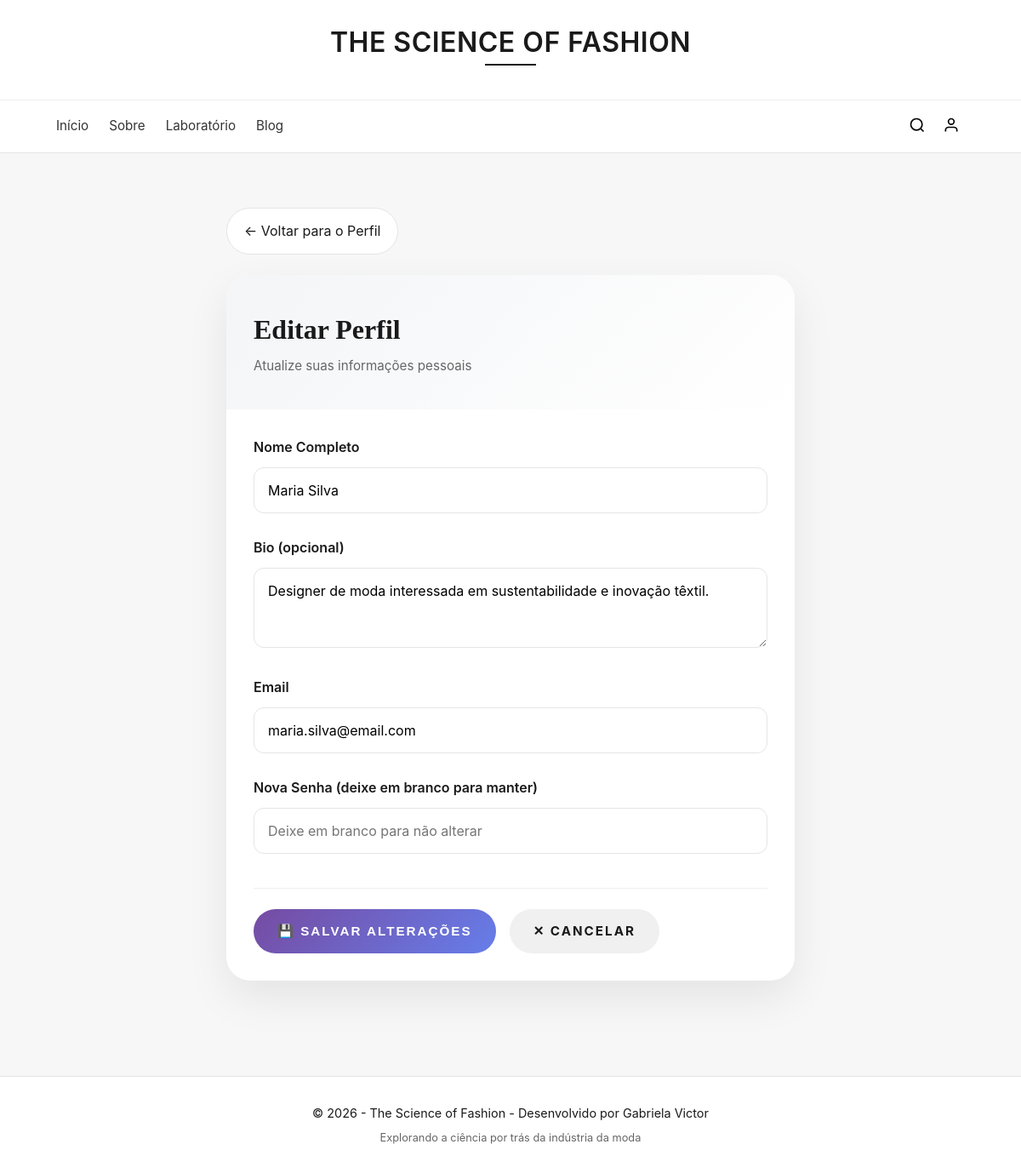
The app's page /usuarios/editar (signed in) with its own data.
### models.py (models this page shows)
class Usuario(SQLModel, table=True):
    id: Optional[int] = Field(default=None, primary_key=True)
    nome: str
    username: str = Field(index=True, unique=True)
    email: str = Field(unique=True)
    senha: str
    bio: Optional[str] = None
    comentarios: List["Comentario"] = Relationship(back_populates="usuario")
    fibras_favoritas: List["Fibra"] = Relationship(back_populates="usuarios_que_favoritaram", link_model=FavoritoFibra)
    posts_favoritos: List["Post"] = Relationship(back_populates="usuarios_que_favoritaram", link_model=FavoritoPost)

### main.py (the view)
@app.get("/usuarios/editar", response_class=HTMLResponse)
async def form_editar_usuario(
    request: Request,
    usuario: Optional[Usuario] = Depends(get_usuario_logado)
):
    if not usuario:
        return RedirectResponse(url="/login", status_code=303)
    if "HX-Request" in request.headers:
        return templates.TemplateResponse(request, "partials/editar_perfil_content.html", {"usuario": usuario})
    return templates.TemplateResponse(request, "editar_perfil.html", {"usuario": usuario})

### templates/editar_perfil.html (shortened to what this page needs)
{% extends "base.html" %}
{% block content %}
<div id="editar-perfil-container">
    {% include "partials/editar_perfil_content.html" %}
</div>
{% endblock %}

### templates/partials/editar_perfil_content.html
<div class="editar-perfil-content-root">
    <div class="back-link">
        <a href="/perfil"
           hx-get="/perfil"
           hx-target="#main-content"
           hx-push-url="true"
           class="btn-back">
            ← Voltar para o Perfil
        </a>
    </div>
    <div class="editar-perfil-card">
        <div class="editar-perfil-header">
            <h1>Editar Perfil</h1>
            <p>Atualize suas informações pessoais</p>
        </div>
        <form class="editar-perfil-form"
              hx-put="/usuarios/editar"
              hx-target="#main-content"
              hx-swap="innerHTML">
            <div class="form-group">
                <label for="nome">Nome Completo</label>
                <input type="text"
                       id="nome"
                       name="nome"
                       value="{{ usuario.nome }}"
                       placeholder="Seu nome completo"
                       class="form-input">
            </div>
            <div class="form-group">
                <label for="bio">Bio (opcional)</label>
                <textarea id="bio"
                          name="bio"
                          placeholder="Conte um pouco sobre você"
                          rows="3"
                          class="form-textarea">{{ usuario.bio or '' }}</textarea>
            </div>
            <div class="form-group">
                <label for="email">Email</label>
                <input type="email"
                       id="email"
                       name="email"
                       value="{{ usuario.email }}"
                       placeholder="seu@email.com"
                       class="form-input">
            </div>
            <div class="form-group">
                <label for="senha">Nova Senha (deixe em branco para manter)</label>
                <input type="password"
                       id="senha"
                       name="senha"
                       placeholder="Deixe em branco para não alterar"
                       class="form-input">
            </div>
            <div class="form-actions">
                <button type="submit" class="btn btn-primary">
                    💾 Salvar Alterações
                </button>
                <a href="/perfil"
                   hx-get="/perfil"
                   hx-target="#main-content"
                   hx-push-url="true"
                   class="btn btn-secondary">
                    ✕ Cancelar
                </a>
            </div>
        </form>
    </div>
</div>

### static/css/base.css (style rules this page uses)
* { margin: 0; padding: 0; box-sizing: border-box; }
body { font-family: -apple-system, BlinkMacSystemFont, "Segoe UI", Roboto, sans-serif; background: #f7f7f8; color: #1a1a1a; line-height: 1.5; }

### static/css/index.css (style rules this page uses)
.btn-primary, .btn-secondary { display: inline-block; padding: 1rem 2.5rem; text-decoration: none; font-size: 0.8rem; font-weight: 600; text-transform: uppercase; letter-spacing: 2px; transition: all 0.3s ease; border: 1px solid #1a1a1a; }
.btn-primary { background: #1a1a1a; color: #fff; }
.btn-secondary { background: transparent; color: #1a1a1a; }

### static/css/pages/fibra_detalhes_content.css (style rules this page uses)
.back-link { margin-bottom: 1.5rem; }
.btn-back { display: inline-flex; align-items: center; gap: 0.5rem; padding: 0.9rem 1.25rem; border-radius: 999px; border: 1px solid #e5e5e5; background: #fff; color: #1a1a1a; text-decoration: none; transition: all 0.2s ease; }

### static/css/pages/blog.css (style rules this page uses)
.back-link { margin-bottom: 1.5rem; }
.btn-back { display: inline-flex; align-items: center; gap: 0.5rem; padding: 0.9rem 1.25rem; border-radius: 999px; border: 1px solid #e5e5e5; background: #fff; color: #1a1a1a; text-decoration: none; transition: all 0.2s ease; }

### static/css/pages/perfil.css (style rules this page uses)
.editar-perfil-content-root { max-width: 700px; margin: 0 auto; padding: 2rem 1rem 4rem; }
.editar-perfil-card { background: #fff; border-radius: 28px; overflow: hidden; box-shadow: 0 20px 50px rgba(0, 0, 0, 0.08); }
.editar-perfil-header { background: linear-gradient(135deg, #f4f5f7 0%, #ffffff 100%); padding: 2.5rem 2rem; }
.editar-perfil-header h1 { font-size: 2rem; margin-bottom: 0.5rem; color: #1a1a1a; font-family: 'Playfair Display', serif; }
.editar-perfil-header p { color: #666; font-size: 0.95rem; }
.editar-perfil-form { padding: 2rem; }
.form-group { margin-bottom: 1.75rem; }
.form-group label { display: block; font-weight: 600; margin-bottom: 0.75rem; color: #1a1a1a; }
.form-input, .form-textarea { width: 100%; padding: 1rem; border: 1px solid #e5e5e5; border-radius: 12px; font-size: 1rem; font-family: inherit; transition: all 0.2s ease; }
.form-textarea { resize: vertical; }
.form-actions { display: flex; gap: 1rem; justify-content: flex-start; margin-top: 2.5rem; padding-top: 1.5rem; border-top: 1px solid #eee; }
.form-actions .btn { padding: 0.9rem 1.75rem; border-radius: 999px; font-weight: 700; transition: all 0.2s ease; text-decoration: none; border: none; cursor: pointer; font-size: 0.95rem; }
.form-actions .btn-primary { background: linear-gradient(135deg, #764ba2 0%, #667eea 100%); color: #fff; }
.form-actions .btn-secondary { background: #f0f0f0; color: #1a1a1a; }
.back-link { margin-bottom: 1.5rem; }
.btn-back { display: inline-flex; align-items: center; gap: 0.5rem; padding: 0.9rem 1.25rem; border-radius: 999px; border: 1px solid #e5e5e5; background: #fff; color: #1a1a1a; text-decoration: none; transition: all 0.2s ease; }

### records on screen
Usuario: nome "Maria Silva", bio "Designer de moda interessada em sustentabilidade e inovação têxtil.", email "maria.silva@email.com"
